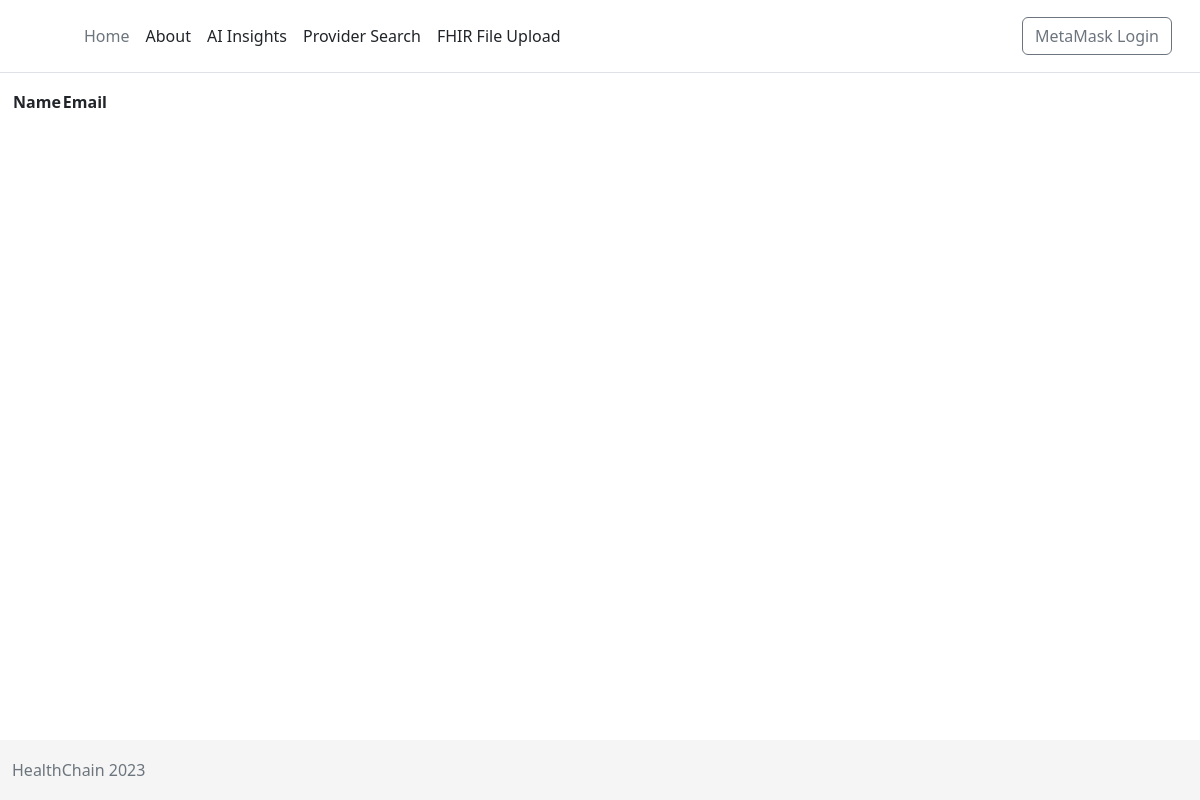
Before: /providers/ with the older database file.
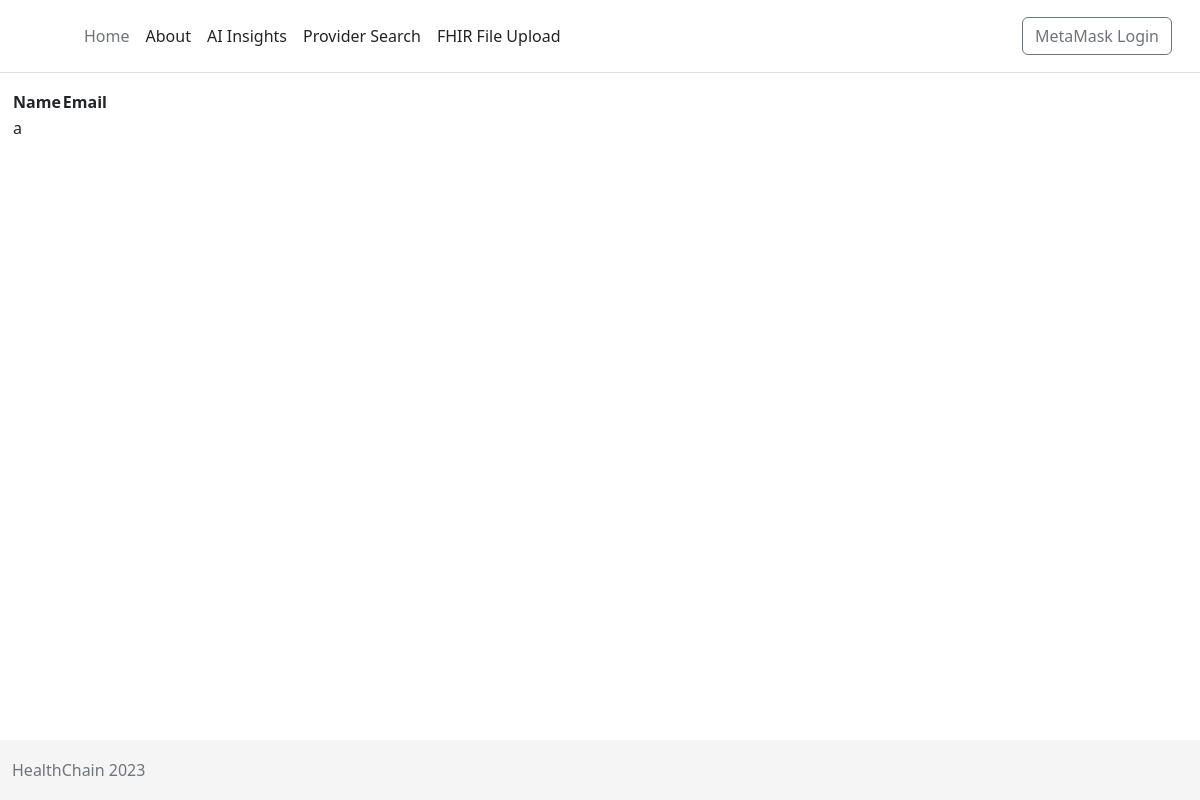
After: the same page with the newer database file.
### accounts/models.py (models this page shows, shortened)
class NewUser(AbstractUser):
    name = models.CharField(max_length=100)
    phone = models.CharField(max_length=100)
    address = models.CharField(max_length=100)
    city = models.CharField(max_length=100)
    specialty = models.CharField(max_length=100)
    country = models.CharField(max_length=100)
    year = models.CharField(max_length=100)

### pages/views.py (the view)
# urls.py: path('providers/', providers, name='providers'),
def providers(request):
    users = NewUser.objects.all()
    return render(request, 'providers.html', {'users': users})

### templates/providers.html
{% extends '_base.html' %}
{% block content %}
<table>
    <thead>
        <tr>
            <th>Name</th>
            <th>Email</th>
        </tr>
    </thead>
    <tbody>
        {% for user in users %}
        <tr>
            <td>{{ user.name }}</td>
            <td>{{ user.email }}</td>
        </tr>
        {% endfor %}
    </tbody>
</table>
{% endblock %}

### templates/_base.html (shortened to what this page needs)
{% load static %}
<!DOCTYPE html>
<html lang="en">
<head>
  {% block css %}
  <link href="https://cdn.jsdelivr.net/npm/bootstrap@5.2.3/dist/css/bootstrap.min.css" rel="stylesheet"
>
  <link rel="stylesheet" href="{% static 'css/base.css' %}">
  {% endblock %}
</head>
<body>
  <header class="p-3 mb-3 border-bottom">
    <div class="container">
      <div class="d-flex flex-wrap align-items-center justify-content-center justify-content-lg-start">
        <a href="/" class="d-flex align-items-center mb-2 mb-lg-0 text-dark text-decoration-none">
          <svg class="bi me-2" width="40" height="32" role="img" aria-label="Bootstrap">
            <use xlink:href="#bootstrap" />
          </svg>
        </a>
        <ul class="nav col-12 col-lg-auto me-lg-auto mb-2 justify-content-center mb-md-0">
          <li><a href="{% url 'home' %}" class="nav-link px-2 link-secondary">Home</a></li>
          <li><a href="{% url 'about' %}" class="nav-link px-2 link-dark">About</a></li>
          <li><a href="{% url 'ai' %}" class="nav-link px-2 link-dark">AI Insights</a></li>
          <li><a href="{% url 'providers' %}" class="nav-link px-2 link-dark">Provider Search</a></li>
          <li><a href="{% url 'fhir_upload' %}" class="nav-link px-2 link-dark">FHIR File Upload</a></li>
        </ul>
        <div class="dropdown text-end">
          {% if user.is_authenticated %}
          <a href="#" class="d-block link-dark text-decoration-none dropdown-toggle" data-bs-toggle="dropdown"
            aria-expanded="false">
            {{ user.name }}
          </a>
          <ul class="dropdown-menu text-small">
            <li><a class="dropdown-item" href="{% url 'account_change_password' %}">Change password</a></li>
            <li>
              <hr class="dropdown-divider">
            </li>
            <li><a class="dropdown-item" href="{% url 'account_logout' %}">Sign out</a></li>
          </ul>
          {% else %}
          <form class="form-inline ml-auto">
            <a href="#" onclick="connectMetaMask()" class="btn btn-outline-secondary">MetaMask Login</a>
          </form>
          {% endif %}
        </div>
      </div>
    </div>
  </header>
  <div class="container">
    {% block content %}{% endblock content %}
  </div>
  <footer class="footer">
    <div class="container">
      <span class="text-muted">HealthChain 2023<span>
    </div>
  </footer>
</body>
</html>

### static/css/base.css (style rules this page uses)
html { position: relative; min-height: 100%; font-size: 14px; }
@media (min-width: 768px) { html { font-size: 16px; } }
body { margin-bottom: 60px; }
.container { max-width: 1500px; }
.footer { position: absolute; bottom: 0; width: 100%; height: 60px; line-height: 60px; background-color: #f5f5f5; }

Changed rows visible on the page:
now on this page (row edited): NewUser: name "a"
